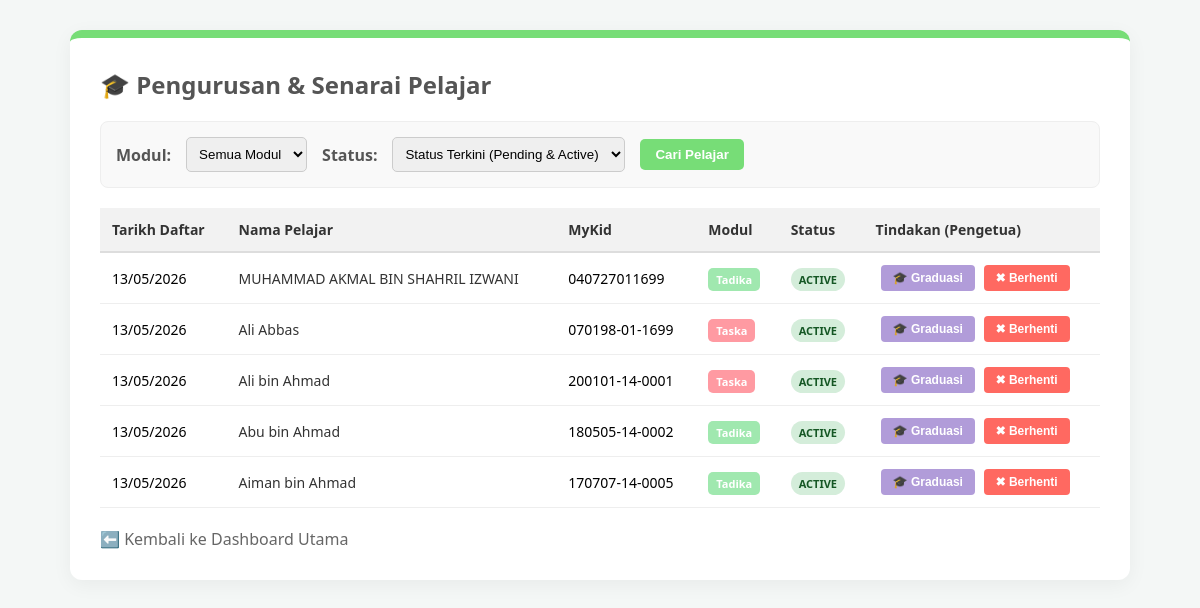
Before: /senarai_pelajar.php (signed in) with the older database file.
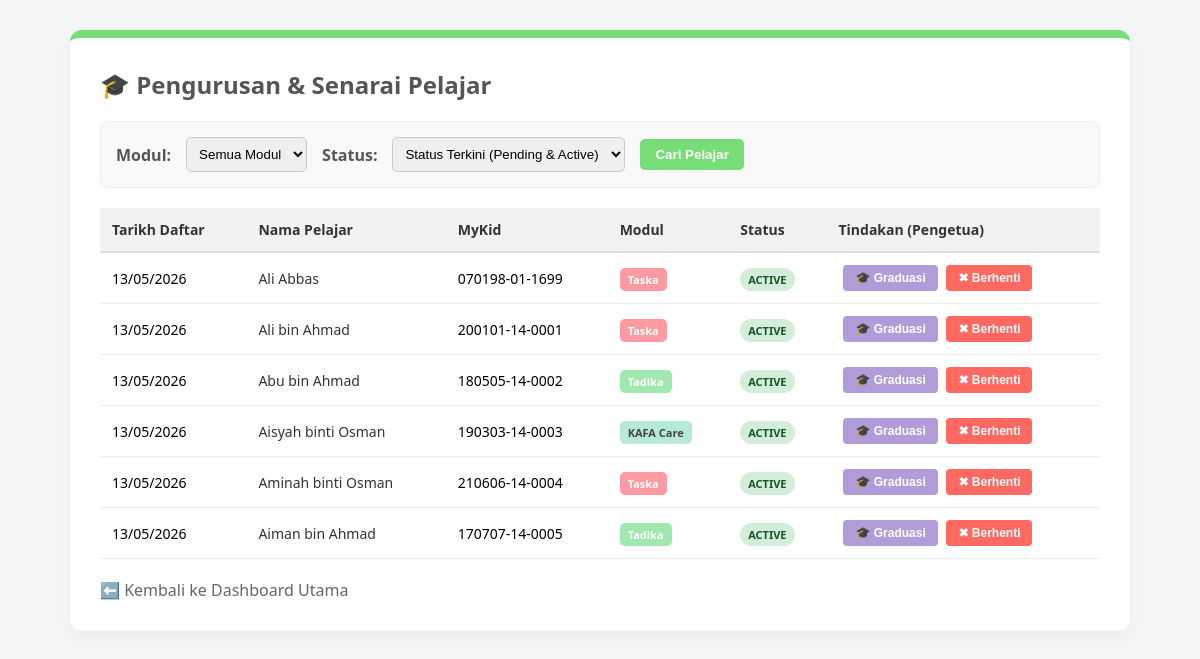
After: the same page with the newer database file.
### tables this page shows
CREATE TABLE `students` (
  `id` INT(11) NOT NULL AUTO_INCREMENT,
  `parent_id` INT(11) NOT NULL,
  `full_name` VARCHAR(100) NOT NULL,
  `mykid_number` VARCHAR(20) NOT NULL,
  `module` ENUM('Taska','Tadika','KAFA Care') NOT NULL,
  `health_record` TEXT DEFAULT NULL,
  `allergies` TEXT DEFAULT NULL,
  `status` ENUM('Active','Graduated','Withdrawn') DEFAULT 'Active',
  `created_at` TIMESTAMP NOT NULL DEFAULT CURRENT_TIMESTAMP,
  PRIMARY KEY (`id`),
  KEY `parent_id` (`parent_id`),
  CONSTRAINT `students_ibfk_1` FOREIGN KEY (`parent_id`) REFERENCES `parents` (`id`) ON DELETE CASCADE
);

### senarai_pelajar.php (the view, shortened to what this page needs)
<?php
require 'db.php';
$filter_status = isset($_GET['status']) ? $_GET['status'] : '';
$sql = "SELECT * FROM students WHERE 1=1";
if ($filter_status != '') {
    $sql .= " AND status = '$filter_status'";
} else {
    $sql .= " AND status IN ('Pending', 'Active')";
}
$sql .= " ORDER BY created_at DESC";
$result = $conn->query($sql);
?>
<!DOCTYPE html>
<html lang="ms">
<head>
</head>
<body>
    <div class="container">
        <div class="header-box">
            <h2>🎓 Pengurusan & Senarai Pelajar</h2>
        </div>
        <form method="GET" action="senarai_pelajar.php" class="filter-form">
            <label style="font-weight:bold; color:#555;">Modul:</label>
            <select name="module">
                <option value="">Semua Modul</option>
            </select>
            <label style="font-weight:bold; color:#555;">Status:</label>
            <select name="status">
                <option value="">Status Terkini (Pending & Active)</option>
            </select>
            <button type="submit" class="btn-filter">Cari Pelajar</button>
        </form>
        <table>
            <thead>
                <tr>
                    <th>Tarikh Daftar</th>
                    <th>Nama Pelajar</th>
                    <th>MyKid</th>
                    <th>Modul</th>
                    <th>Status</th>
                    <th>Tindakan (Pengetua)</th>
                </tr>
            </thead>
            <tbody>
                <?php if ($result->num_rows > 0): ?>
                    <?php while($row = $result->fetch_assoc()):
                        $tagClass = 'tag-' . strtolower(str_replace(' ', '', $row['module'] ?? ''));
                    ?>
                        <tr>
                            <td><?php echo !empty($row['created_at']) ? date('d/m/Y', strtotime($row['created_at'])) : '-'; ?></td>
                            <td style="font-weight:500; color:#333;"><?php echo htmlspecialchars($row['full_name']); ?></td>
                            <td><?php echo htmlspecialchars($row['mykid_number']); ?></td>
                            <td><span class="tag <?php echo $tagClass; ?>"><?php echo htmlspecialchars($row['module']); ?></span></td>
                            <td><span class="status-badge status-<?php echo $row['status']; ?>"><?php echo strtoupper($row['status']); ?></span></td>
                            <td>
                                <form method="POST" action="senarai_pelajar.php" style="margin:0;">
                                    <?php if ($row['status'] == 'Pending'): ?>
                                        <button type="submit" name="approve_student" class="btn-approve">✔ Luluskan</button>
                                        <button type="submit" name="buang_student" class="btn-reject" onclick="return confirm('Pasti mahu membatalkan permohonan ini?');">✖ Batal</button>
                                    <?php elseif ($row['status'] == 'Active'): ?>
                                        <button type="submit" name="graduate_student" class="btn-graduate" onclick="return confirm('Pasti mahu tamatkan pembelajaran pelajar ini (Graduated)? Data akan dipindah ke Arkib.');">🎓 Graduasi</button>
                                        <button type="submit" name="buang_student" class="btn-reject" onclick="return confirm('Pasti mahu berhentikan pelajar ini (Withdrawn)? Data akan dipindah ke Arkib.');">✖ Berhenti</button>
                                    <?php endif; ?>
                                    </form>
                            </td>
                        </tr>
                    <?php endwhile; ?>
                <?php else: ?>
                    <tr><td colspan="6" style="text-align:center; padding: 20px; color:#888;">Tiada rekod pelajar ditemui.</td></tr>
                <?php endif; ?>
            </tbody>
        </table>
        <a href="home.php" class="btn-back">⬅️ Kembali ke Dashboard Utama</a>
    </div>
</body>
</html>

Changed rows visible on the page:
removed students: created_at "13/05/2026", full_name "MUHAMMAD AKMAL BIN SHAHRIL IZWANI", mykid_number "040727011699", module "Tadika", status "ACTIVE", shows "🎓 Graduasi"
now on this page (row edited): students: created_at "13/05/2026", full_name "Aisyah binti Osman", mykid_number "190303-14-0003", module "KAFA Care", status "ACTIVE", shows "🎓 Graduasi"
now on this page (row edited): students: created_at "13/05/2026", full_name "Aminah binti Osman", mykid_number "210606-14-0004", module "Taska", status "ACTIVE", shows "🎓 Graduasi"
